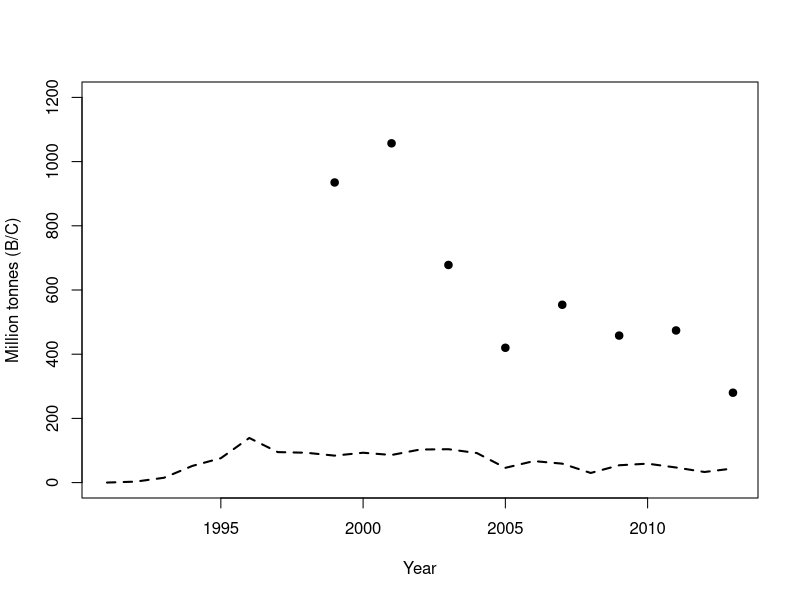
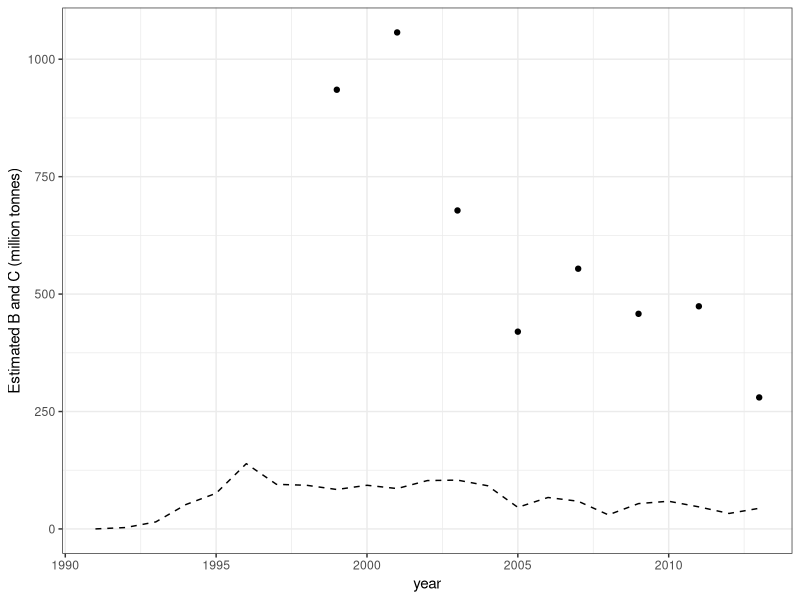
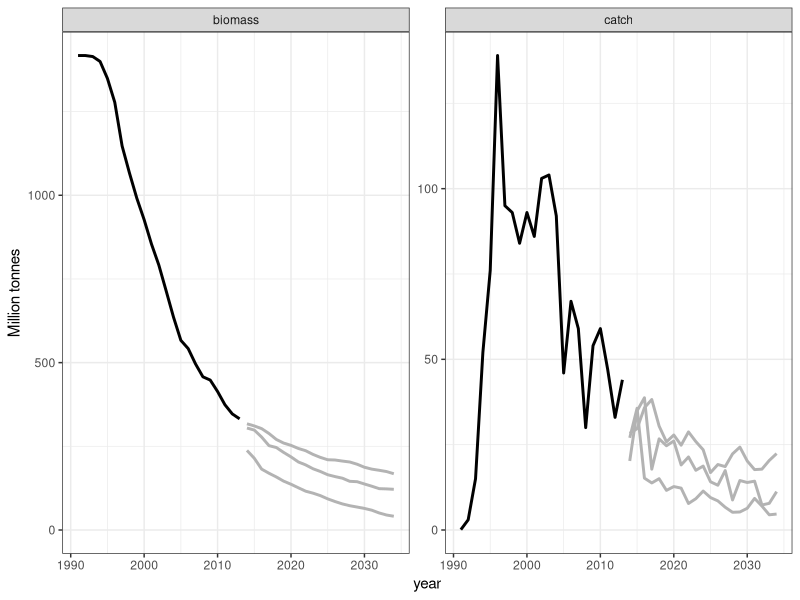
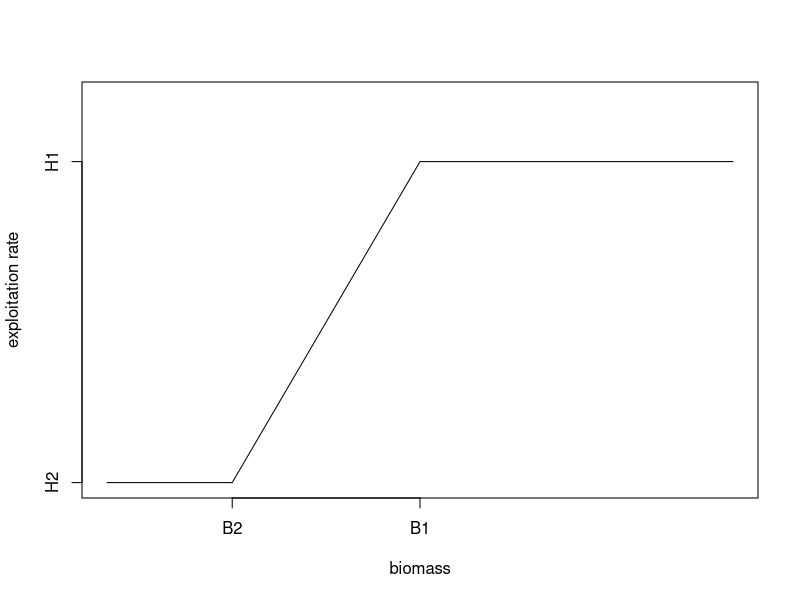
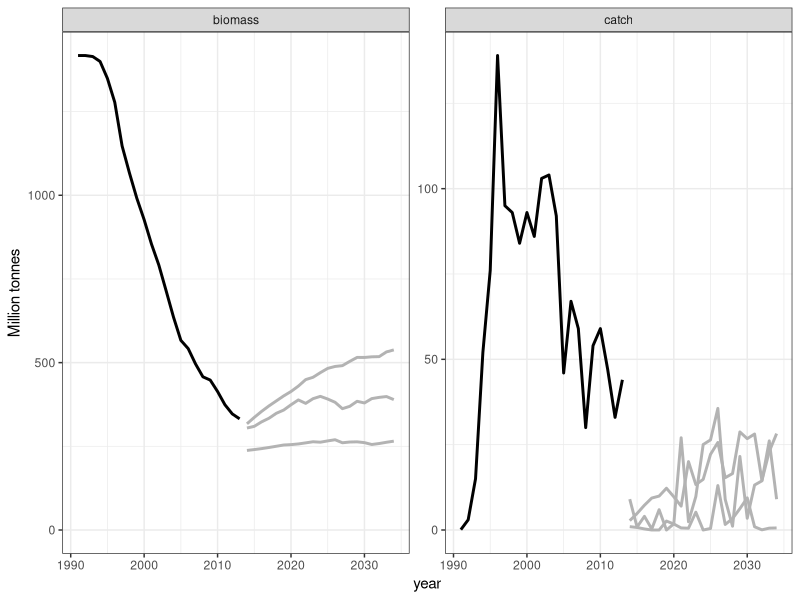
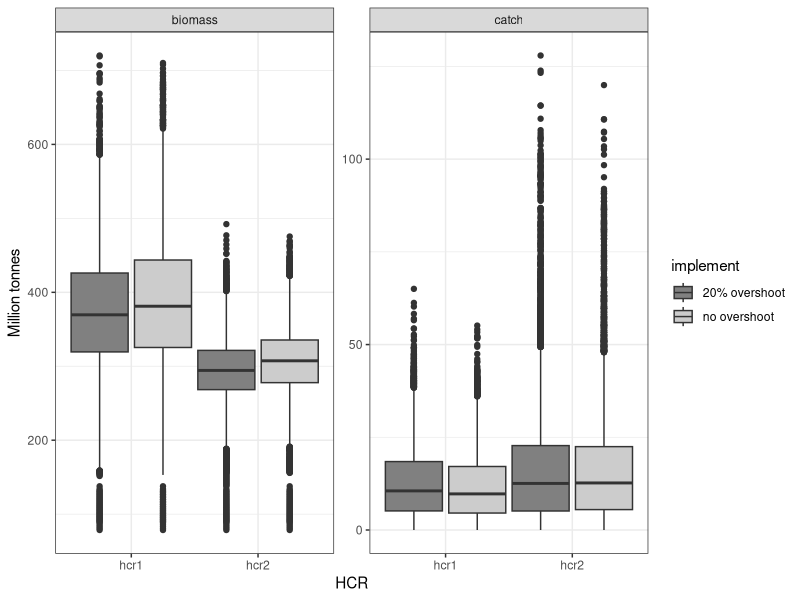
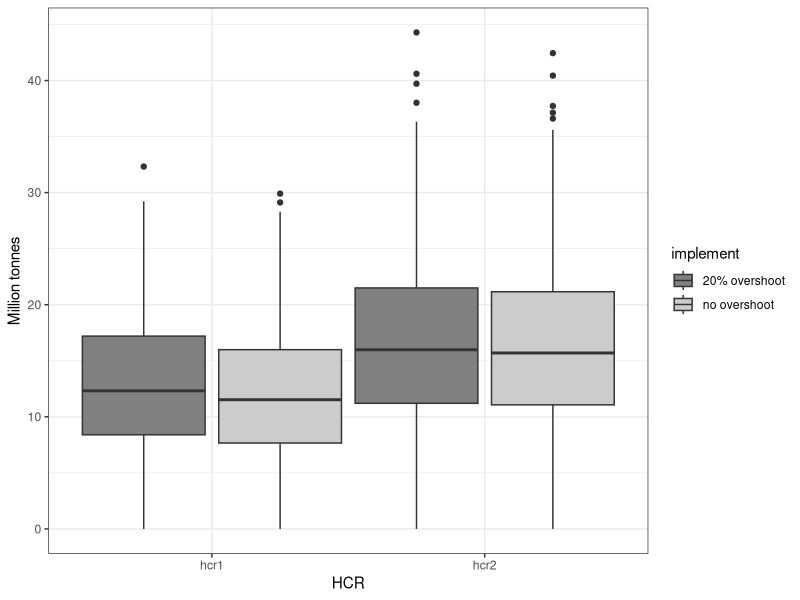
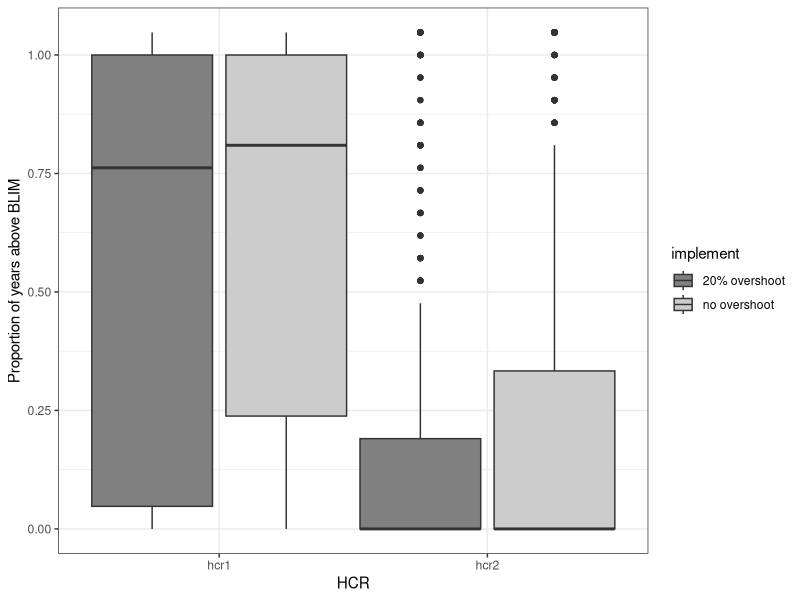

Generate these figures, in order, with R:
## ---- chunk 1
knitr::opts_chunk$set(echo = TRUE)
## ---- chunk 2
#install.packages('ggplot2')
library(ggplot2)
## ---- chunk 3
data.years <- 1991:2013
harvest <- c(0.1,3,15,52,76,139,95,93,84,93,86,103,104,
             92,46,67,59,30,54,59,47,33,44)
index <- c(NA,NA,NA,NA,NA,NA,NA,NA,935,NA,1057,NA,678,NA,
           420,NA,554,NA,458,NA,474,NA,280)
## ---- chunk 4
plot(data.years,index, pch=19,xlab="Year",ylab="Million tonnes (B/C)",
     ylim=c(0,1200))
lines(data.years,harvest,lty=2,lwd=2)
## ---- chunk 5
schaefer <- function(B,C,K,r) {
  #function schaefer takes the current biomass, a catch, 
  #and the model parameters to compute next year's biomass
  res <- B + B * r * (1 - B/K) - C
  return(max(0.001,res))  # we add a constraint to prevent negative biomass
}
## ---- chunk 6
dynamics <- function(pars,C,yrs) {
  # dynamics takes the model parameters, the time series of catch, 
  # & the yrs to do the projection over
  
  # first extract the parameters from the pars vector (we estimate K in log-space)
  K <- exp(pars[1])
  r <- pars[2]
  
  # find the total number of years
  nyr <- length(C) + 1
  
  # if the vector of years was not supplied we create 
  # a default to stop the program crashing
  if (missing(yrs)) yrs <- 1:nyr
  
  #set up the biomass vector
  B <- numeric(nyr)
  
  #intialize biomass at carrying capacity
  B[1] <- K
  # project the model forward using the schaefer model
  for (y in 2:nyr) {
    B[y] <- schaefer(B[y-1],C[y-1],K,r)
  }
  
  #return the time series of biomass
  return(B[yrs])
  
#end function dynamics
}  
## ---- chunk 7
# function to calculate the negative log-likelihood
nll <- function(pars,C,U) {  #this function takes the parameters, the catches, and the index data
  sigma <- pars[3]  # additional parameter, the standard deviation of the observation error
  B <- dynamics(pars,C)  #run the biomass dynamics for this set of parameters
  Uhat <- B   #calculate the predicted biomass index - here we assume an unbiased absolute biomass estimate
  output <- -sum(dnorm(log(U),log(Uhat),sigma,log=TRUE),na.rm=TRUE)   #calculate the negative log-likelihood
  return(output)
#end function nll
}
## ---- chunk 8
assess <- function(catch,index,calc.vcov=FALSE,pars.init) {
  # assess takes catch and index data, initial values for the parameters,
  # and a flag saying whether to compute uncertainty estimates for the model parameters
  
  #fit model
  # optim runs the function nll() repeatedly with differnt values for the parameters,
  # to find the values that give the best fit to the index data
  res <- optim(pars.init,nll,C=catch,U=index,hessian=TRUE)
  
  # store the output from the model fit
  output <- list()
  output$pars <- res$par
  output$biomass <- dynamics(res$par,catch)
  output$convergence <- res$convergence
  output$nll <- res$value
  if (calc.vcov)
    output$vcov <- solve(res$hessian)
  
  return(output)
#end function assess
}
## ---- chunk 9
ini.parms <- c(log(1200), 0.1, 0.3)
## ---- chunk 10
redfish <- assess(harvest,index,calc.vcov=TRUE,ini.parms)
## ---- chunk 11
biomass.mle <- redfish$biomass
print(biomass.mle)
pars.mle <- redfish$pars
print(pars.mle)
## ---- chunk 12
#define the number of iterations for the MSE 
niter <- 500 
#set up a storage matrix for our alternative parameter sets
pars.iter <- matrix(NA,nrow = niter, ncol=3) 
colnames(pars.iter) <- c("logK","r","sigma")

# generate the sets of parameter values
for (i in 1:niter) {
  pars.iter[i,] <- mvtnorm::rmvnorm(1, mean = redfish$pars,
                       sigma = redfish$vcov)
}

# Now generate replicate model outputs
biomass.iter <- data.frame()
for (i in 1:niter) {
  #here we calculate the biomass trajectory for each of the above sampled parameter vectors
  biomass.iter <- rbind(biomass.iter,
                        data.frame(year = seq(min(data.years),
                                              max(data.years)+1),
                                   biomass = dynamics(pars.iter[i,], harvest),
                                   iter = i))
}
## ---- chunk 13
Fig1 <- ggplot(data=biomass.iter,aes(x=year,y=biomass))
Fig1 + stat_summary(fun.data = "median_hilow",
                    geom = "smooth",
                    fun.min = function(x)0,
                    col="black")  + 
     geom_line(aes(y=harvest,x=year), data = data.frame(harvest = harvest, 
               year = data.years),lty=2) +
     geom_point(aes(y=index, x=year), data = data.frame(index=index, 
               year = data.years)) +
     #geom_line(aes(y=biomass,x=year),data = subset(biomass.iter,iter==1), lty=1,lwd=0.5,col="gray") +
      ylab("Estimated B and C (million tonnes)") + theme_bw()
## ---- chunk 14
proj.years <- 2014:2034
## ---- chunk 15
observe <- function(biomass, sigma) {
  biomass * exp(rnorm(1, -0.5*sigma^2, sigma))
}
## ---- chunk 16
control.pars <- list()
control.pars$Htarg <- 0.1
control <- function(estimated.biomass, control.pars) {
  control.pars$Htarg
}
## ---- chunk 17
implement <- function(TAC,...) {
  TAC
}
## ---- chunk 18
#evaluate <- function(pars.iter, biomass.iter,
#                     control.pars, data.years, proj.years,
#                     iterations, ...) {
    # function arguments:
    # pars.iter & biomass.iter, the parameters & historical biomass trajectories of the operating model
    # control.pars, the specifications of the harvest control rule
  
    # set up some indexing values
    iyr <- length(data.years)+1
    pyr <- length(proj.years)
    yrs <- c(data.years, proj.years, max(proj.years)+1)
    
    # set up a data frame to store the results
    res <- data.frame()
    
    # loop over the iterations of the MSE, each iteration conducts a 20 year projection with annual generation of biomass    
    # observations and appliations of the control rule.
    #for(i in 1:iterations) {
    i = 1
      
      #extract the parameters for this iteration
      K.i <- exp(pars.iter[i,1])
      r.i <- pars.iter[i,2]
      sig.i <- pars.iter[i,3]
      
      #set up vectors for time series of interest.
      biomass.i <- c(subset(biomass.iter, iter==i)$biomass, numeric(pyr))
      index.i <- c(index,numeric(pyr))
      catch.i <- c(harvest, numeric(pyr))
      TAC.i <- c(rep(NA,iyr-1),numeric(pyr))
      
      # loop over the projection period.
      #for (y in iyr:(iyr+pyr-1)) {
      y <- iyr
      
        #generate the data for the most recent year
        index.i[y] <- observe(biomass.i[y] , sig.i)
        #calculate the TAC based on the harvest control rule
        # note that the control rule ONLY sees the index data, not the operating model biomass.
        TAC.i[y]  <- control(index.i[y], control.pars) * index.i[y]
        #find the realized catch after implementation error
        catch.i[y] <- implement(TAC.i[y])
        
        # update the true biomass of the operating model based on the output of the HCR
        biomass.i[y+1] <- schaefer(biomass.i[y],catch.i[y],K.i,r.i)
      
      
      # loop over the remaining years of the projection period.
      for (y in (iyr+1):(iyr+pyr-1)) {
        #generate the data for the most recent year
        index.i[y] <- observe(biomass.i[y] , sig.i)
        #calculate the TAC based on the harvest control rule
        # note that the control rule ONLY sees the index data, not the operating model biomass.
        TAC.i [y]  <- control(index.i[y], control.pars) * index.i[y]
        #find the realized catch after implementation error
        catch.i[y] <- implement(TAC.i[y])
        
        # update the true biomass of the operating model based on the output of the HCR
        biomass.i[y+1] <- schaefer(biomass.i[y],catch.i[y],K.i,r.i)
      
      #end projection year loop for iteration i  
      }
     
      #store the results for this iteration
      res <- rbind(res, data.frame(year = yrs[-length(yrs)],
                                   value = index.i, type = "index", iter = i),
                   data.frame(year = yrs[-length(yrs)],
                              value = catch.i, type = "catch", iter=i),
                   data.frame(year = yrs, value = biomass.i,
                              type= "biomass", iter=i)) 
    #end loop over iterations
    #}
    #return(res)
#end function evaluate()
#}
## ---- chunk 19
evaluate <- function(pars.iter, biomass.iter,
                     control.pars, data.years, proj.years,
                     iterations, ...) {
    # function arguments:
    # pars.iter & biomass.iter, the parameters & historical biomass trajectories of the operating model
    # control.pars, the specifications of the harvest control rule
  
    # set up some indexing values
    iyr <- length(data.years)+1
    pyr <- length(proj.years)
    yrs <- c(data.years, proj.years, max(proj.years)+1)
    
    # set up a data frame to store the results
    res <- data.frame()
    
    # loop over the iterations of the MSE, each iteration conducts a 20 year projection with annual generation of biomass    
    # observations and appliations of the control rule.
    for(i in 1:iterations) {
      
      #extract the parameters for this iteration
      K.i <- exp(pars.iter[i,1])
      r.i <- pars.iter[i,2]
      sig.i <- pars.iter[i,3]
      
      #set up vectors for time series of interest.
      biomass.i <- c(subset(biomass.iter, iter==i)$biomass, numeric(pyr))
      index.i <- c(index,numeric(pyr))
      catch.i <- c(harvest, numeric(pyr))
      TAC.i <- numeric(pyr)
      
      # loop over the projection period.
      for (y in iyr:(iyr+pyr-1)) {
        #generate the data for the most recent year
        index.i[y] <- observe(biomass.i[y] , sig.i)
        #calculate the TAC based on the harvest control rule
        # note that the control rule ONLY sees the index data, not the operating model biomass.
        TAC.i [y]  <- control(index.i[y], control.pars) * index.i[y]
        #find the realized catch after implementation error
        catch.i[y] <- implement(TAC.i[y],...)
        
        # update the true biomass of the operating model based on the output of the HCR
        biomass.i[y+1] <- schaefer(biomass.i[y],catch.i[y],K.i,r.i)
      
      #end projection year loop for iteration i  
      }
     
      #store the results for this iteration
      res <- rbind(res, data.frame(year = yrs[-length(yrs)],
                                   value = index.i, type = "index", iter = i),
                   data.frame(year = yrs[-length(yrs)],
                              value = catch.i, type = "catch", iter=i),
                   data.frame(year = yrs, value = biomass.i,
                              type= "biomass", iter=i)) 
    #end loop over iterations
    }
    return(res)
#end function evaluate()
}
## ---- chunk 20
project.fixed <- evaluate(pars.iter, biomass.iter, control.pars, data.years,
                          proj.years, niter)
tail(project.fixed)
## ---- chunk 21
projection.plot <- function(project.results) {
  Fig2 <- ggplot(data = subset(project.results, type != "index"),
               aes(x = year, y = value))
  Fig2 + geom_line(aes(y=value,x=year),data = subset(project.results, type != "index" & iter==1 & year %in% proj.years), lty=1,lwd=1,col=gray(0.7)) +
           geom_line(aes(y=value,x=year),data = subset(project.results, type != "index" & iter==2 & year %in% proj.years), lty=1,lwd=1,col=gray(0.7)) +
           geom_line(aes(y=value,x=year),data = subset(project.results, type != "index" & iter==3 & year %in% proj.years), lty=1,lwd=1,col=gray(0.7)) +
stat_summary(fun.data = "median_hilow", geom = "smooth", col="black",
                    lty = 2) +
       stat_summary(fun = median, fun.min = function(x)0, geom="line",
                    data = subset(project.results, type != "index" & 
                                  year %in% data.years), lwd=1) +facet_wrap(~type, scale = "free_y") + ylab("Million tonnes") + theme_bw()
      
}
## ---- chunk 22
projection.plot(project.fixed)
## ---- chunk 23
control <- function(estimated.biomass, control.pars) {
  H1 <- control.pars$H1
  H2 <- control.pars$H2
  Bmax <- control.pars$Bmax
  B2 <- control.pars$B2
  B1 <- control.pars$B1
  
  harv <- ifelse(estimated.biomass >= B1, H1,
                 ifelse(estimated.biomass < B2, H2,
                        (H1-H2)/(B1-B2)*(estimated.biomass - B2) + H2))
  
  return(harv)
  
#end function control
}
## ---- chunk 24
control.pars <- list()
control.pars$H1 <- 0.05
control.pars$H2 <- 0
control.pars$Bmax <- max(index, na.rm =TRUE)
control.pars$B2 <- 0.2*control.pars$Bmax
control.pars$B1 <- 0.5*control.pars$Bmax
## ---- chunk 25
plot(c(0,control.pars$B2,control.pars$B1,control.pars$Bmax),
     c(control.pars$H2,control.pars$H2,control.pars$H1,control.pars$H1),
     type='l',axes=F,xlab="biomass",ylab="exploitation rate",
     ylim=c(0,1.2*control.pars$H1))
axis(1,at=c(control.pars$B2,control.pars$B1),labels=c("B2","B1"))
axis(2,at=c(control.pars$H2,control.pars$H1),labels=c("H2","H1"))
box()
## ---- chunk 26
project.hcr <- evaluate(pars.iter, biomass.iter, control.pars,
                        data.years, proj.years, niter)
## ---- chunk 27
projection.plot(project.hcr)
## ---- chunk 28
implement <- function(TAC, overshoot, ...) {
  TAC * (1 + overshoot)
}
## ---- chunk 29
control.pars <- list()
control.pars$H1 <- 0.05
control.pars$H2 <- 0
control.pars$Bmax <- max(index, na.rm =TRUE)
control.pars$B2 <- 0.2*control.pars$Bmax
control.pars$B1 <- 0.5*control.pars$Bmax
## ---- chunk 30
proj.hcr1.noerror <- evaluate(pars.iter, biomass.iter,
                          control.pars, data.years,
                          proj.years, niter,
                          overshoot = 0)
## ---- chunk 31
proj.hcr1.error <- evaluate(pars.iter, biomass.iter,
                              control.pars, data.years,
                              proj.years, niter,
                              overshoot = 0.2)
## ---- chunk 32
control.pars$H1 <- 0.15
## ---- chunk 33
proj.hcr2.noerror <- evaluate(pars.iter, biomass.iter,
                              control.pars, data.years,
                              proj.years, niter,
                              overshoot = 0)
proj.hcr2.error <- evaluate(pars.iter, biomass.iter,
                            control.pars, data.years,
                            proj.years, niter,
                            overshoot = 0.2)
## ---- chunk 34
MSE <- rbind(cbind(proj.hcr1.noerror, HCR="hcr1",
                   implement = "no overshoot"),
             cbind(proj.hcr1.error, HCR="hcr1",
                   implement = "20% overshoot"),
             cbind(proj.hcr2.noerror, HCR="hcr2",
                   implement = "no overshoot"),
             cbind(proj.hcr2.error, HCR="hcr2",
                   implement = "20% overshoot"))
head(MSE)
## ---- chunk 35
Fig5 <- ggplot(data=subset(MSE, type !="index" &
                          year %in% proj.years), 
               aes(x=HCR, y=value, ymin=0))
Fig5 + geom_boxplot(aes(fill=implement), width = 1) + facet_wrap(~type, scale="free_y") + ylab("Million tonnes") + scale_fill_grey(start=0.5) + theme_bw()
## ---- chunk 36
#Yield based metrics  (e.g. average annual catch)
#Stock Biomass metrics (e.g. distribution for B/BMSY, P(B>BLIM), etc.)
#Inter-annual stability of catch advice (e.g. how often the control rule closes the fishery)

aac2 <- with(MSE[MSE$year>max(data.years) & MSE$type=="catch",],
            aggregate(value,by=list(iter=iter,HCR=HCR,implement=implement),FUN=mean,na.rm=TRUE))


Fig6 <- ggplot(data=subset(aac2), 
               aes(x=HCR, y=x, ymin=0))
Fig6 + geom_boxplot(aes(fill=implement), width = 1)  + ylab("Million tonnes") + scale_fill_grey(start=0.5) + theme_bw()

# years B > BLIM
# BLIM = 0.25*K  (we specify BLIM for our performance as half BMSY)
blim <- 0.25*exp(pars.iter[,1])

num.above <- function(vec,threshold) {
 length(vec[vec>threshold])/length(vec)
}
MSE$blim <- blim[MSE$iter]
MSE$above.blim <- ifelse(MSE$value>MSE$blim,1,0)

above.blim <- with(MSE[MSE$year>max(data.years) & MSE$type=="biomass",],
            aggregate(above.blim,by=list(iter=iter,HCR=HCR,implement=implement),FUN=sum,na.rm=TRUE))
above.blim$x <- above.blim$x/length(proj.years)

Fig7 <- ggplot(data=subset(above.blim), 
               aes(x=HCR, y=x, ymin=0))
Fig7 + geom_boxplot(aes(fill=implement), width = 1)  + ylab("Proportion of years above BLIM") + scale_fill_grey(start=0.5) + theme_bw()

# num years fishery is open
not.closed <- with(MSE[MSE$year>max(data.years) & MSE$type=="catch",],
             aggregate(value,by=list(iter=iter,HCR=HCR,implement=implement),FUN=num.above,threshold=0))

Fig8 <- ggplot(data=subset(not.closed), 
               aes(x=HCR, y=x, ymin=0))
Fig8 + geom_boxplot(aes(fill=implement), width = 1)  + ylab("Proportion of years TAC > 0") + scale_fill_grey(start=0.5) + theme_bw()

